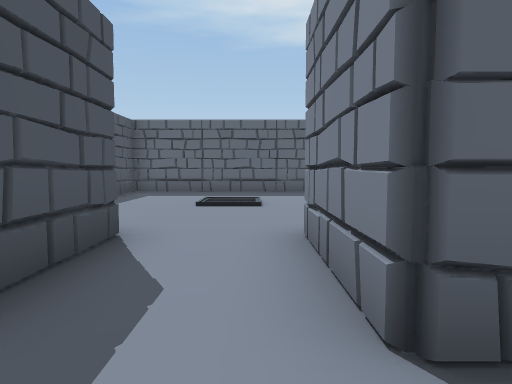
View 1 (above)

20 first-person views from a walk through a Unity game level. The camera is 1.5 m above the floor, tilts 4° down and sees 75° across. Doors are open. The floor is counted in squares, 2 m on a side. Each view is taken from the middle of a square. On the plan, view 1 faces up. The plan holds only what a view shows up to about 11 squares ahead; the rest is blank. The place goes on beyond the plan. The player character is not drawn.

View 2
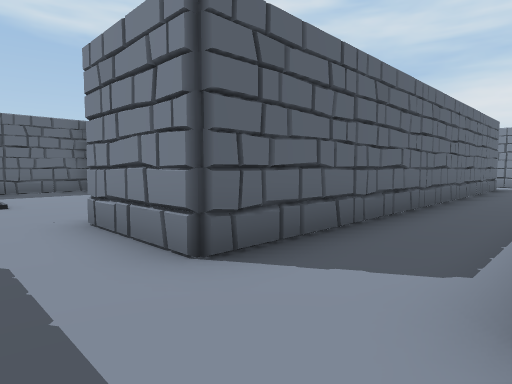

View 3
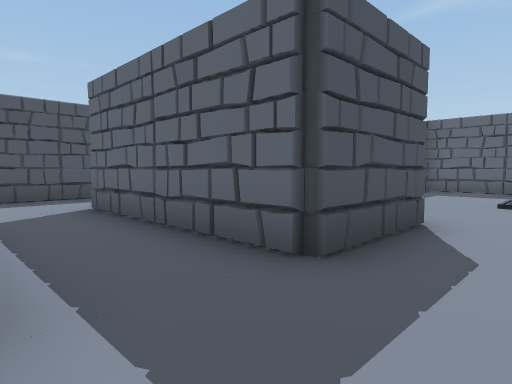

View 4
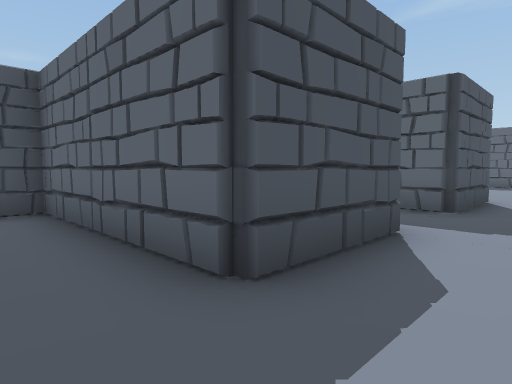

View 5
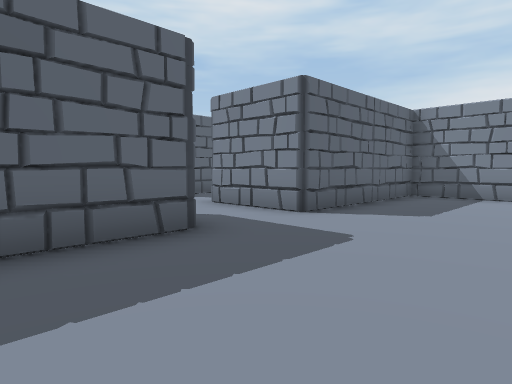

View 6
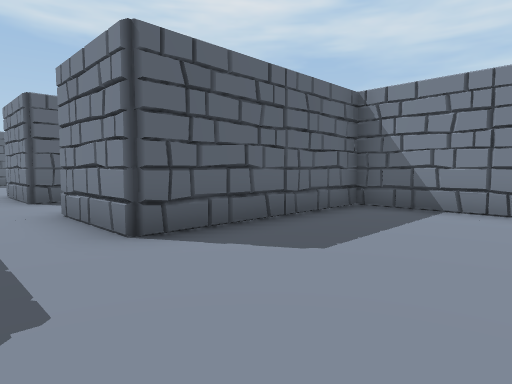

View 7
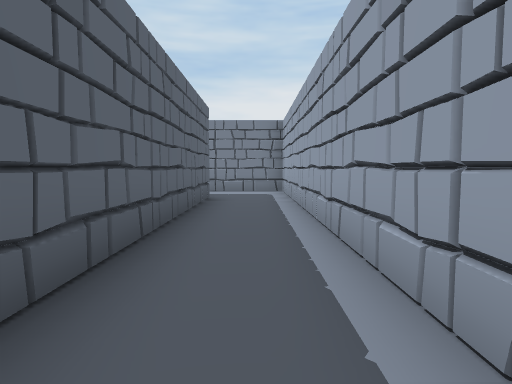

View 8
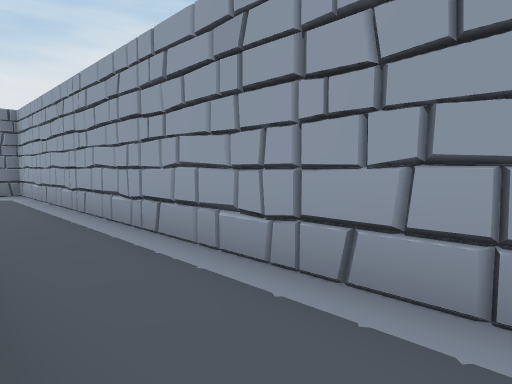

View 9
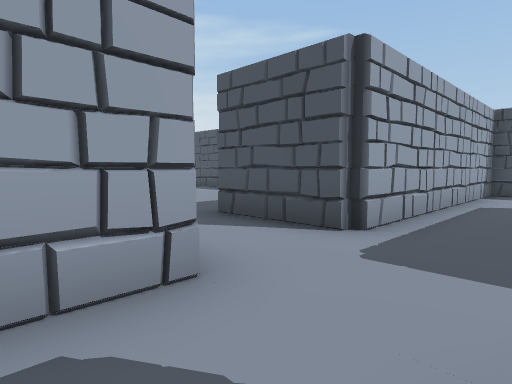

View 10
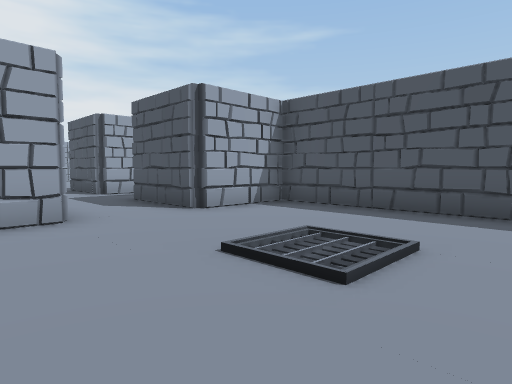

View 11
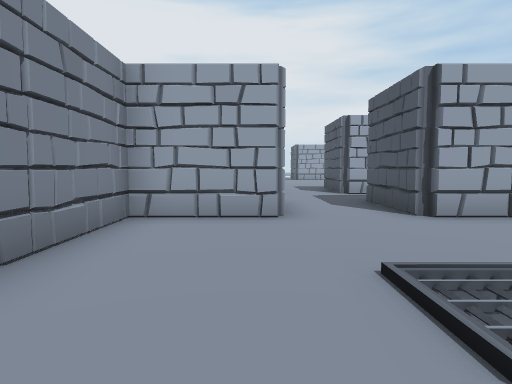

View 12
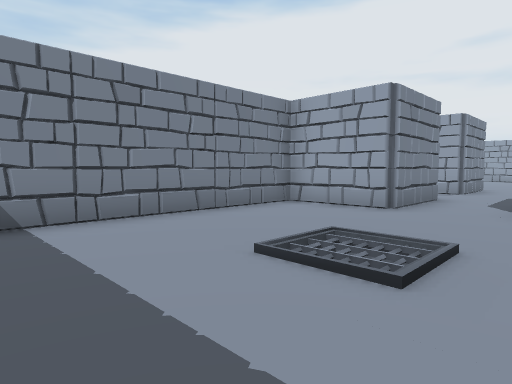

View 13
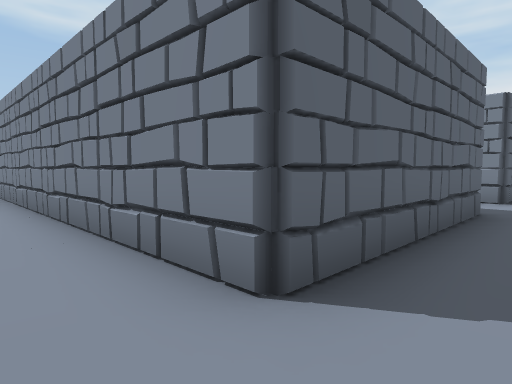

View 14
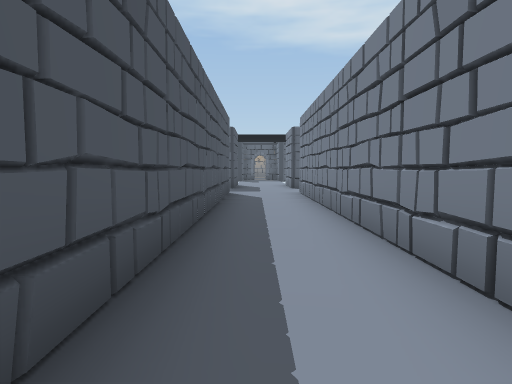

View 15
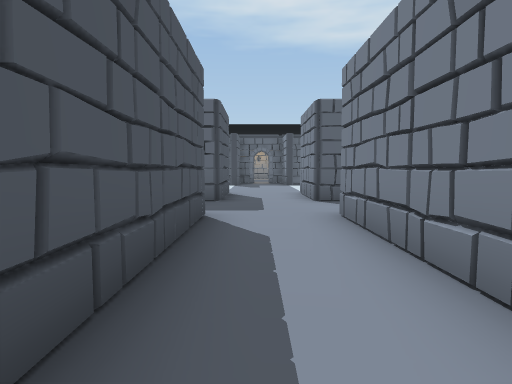

View 16
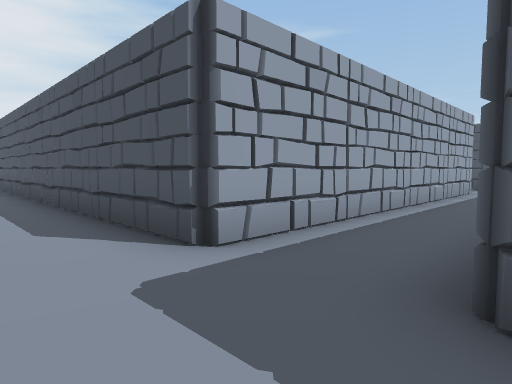

View 17
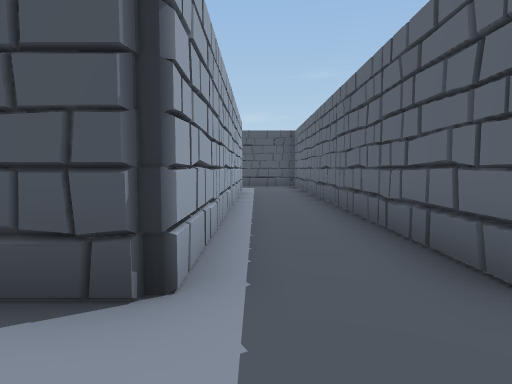

View 18
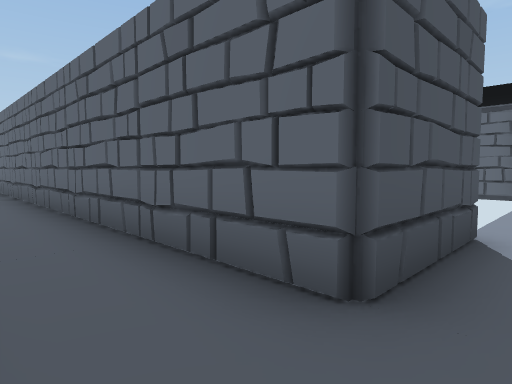

View 19
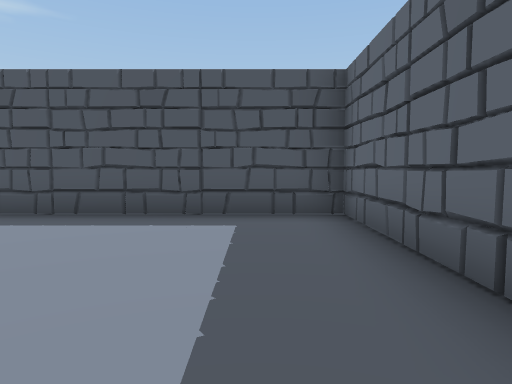

View 20
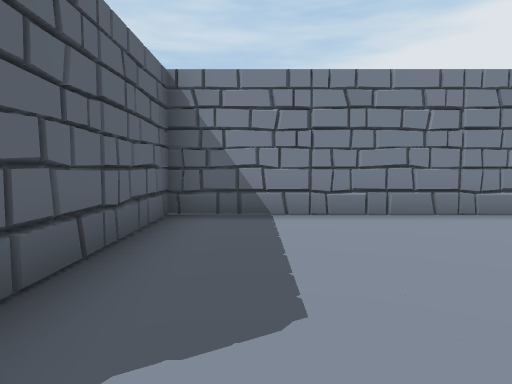

### Floor plan
Points are (right, up) in squares from view 1. A wall is a line through its corners. A room is listed if a view was taken in it or the views show most of it. See-through windows are left out.
Room 1 (views 1, 2, 3, 4, 5, 6, 7, 8, 9, 13, 14, 15, 16, 17, 18, 19, 20)
walls: (-1.4, 1.7) (-1.8, 1.2) (-6.7, 1.2); (0.5, 1.2) (0.5, 3.9); (-1.8, 3.9) (-1.5, 3.7) (-1.5, 1.2); (-6.3, 1) (-6.7, 1.4) (-6.7, 13.4); (4.1, -0.9) (14.9, -0.9) (14.9, 1.6); (-6.5, -4.7) (-6.2, -5.1); (5.3, -7.5) (5.3, -3.6) (0.5, -3.6) (0.5, -0.9) (1.9, -0.9); (12.6, 1.2) (0.7, 1.2) (0.3, 1.6); (-6.3, 15.4) (-6.7, 15.8) (-6.7, 18); (-8.8, 18.1) (-8.8, 15.6) (-18.6, 15.6); (-18.5, 13.5) (-8.8, 13.5) (-8.8, -0.9) (-1.5, -0.9) (-1.5, -3.6) (-6.3, -3.6) (-6.3, -7.5)
ways out: opening at (-0.5, 4) to room 2; opening at (-18, 14.5); opening at (-7, 14.5); gap at (-9, 18); gap at (-6, 18)
Room 2 (views 10, 11, 12)
walls: (2.9, 8.2) (2.9, 9.4); (-4.1, 5) (-3.7, 4.6); (0.5, 3.9) (2.9, 3.9) (2.9, 6.4); (2.9, 10.8) (-3.9, 10.8) (-3.9, 3.9) (-1.8, 3.9)
ways out: opening at (-0.5, 4) to room 1

Where each view was taken, in squares from view 1:
view 1: 0 up, 0 right, facing up
view 2: 1 down, 1 left, facing up-right
view 3: 1 down, 0 right, facing up-left
view 4: 5 down, 0 right, facing up-left
view 5: 7 down, 4 left, facing up-right
view 6: 7 down, 1 left, facing up-right
view 7: 0 up, 4 right, facing right
view 8: 1 up, 4 right, facing down-right
view 9: 1 up, 2 right, facing down-left
view 10: 9 up, 2 right, facing down-left
view 11: 9 up, 1 right, facing down
view 12: 10 up, 2 left, facing down-right
view 13: 0 up, 8 left, facing up-right
view 14: 3 up, 8 left, facing up
view 15: 8 up, 8 left, facing up
view 16: 16 up, 7 left, facing down-left
view 17: 14 up, 7 left, facing left
view 18: 14 up, 8 left, facing up-left
view 19: 5 down, 1 left, facing left
view 20: 5 down, 0 right, facing right
